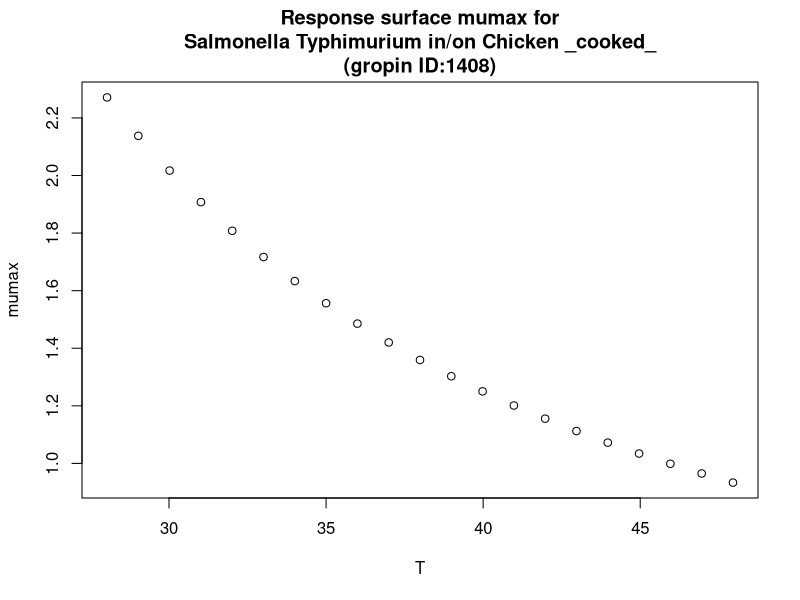

The R source for this figure:
#############################
# start of Parameter script
#############################
T <- seq(28.028,47.952047952048,length.out=21)
#############################
# end of Parameter script
#############################
############################# 
# start of Model script Gropin ID 1408 
#############################
 
# constant coefficients for this model
 
variables <- data.frame(T)
argumentsPar <- expand.grid(variables)
 
# heart of the model
response_surface <- function(T) {
   mumax <-(40.67/(T-5.251))^1.415

return(mumax=mumax)
} 

# output parameters
responseSurface <- cbind(argumentsPar,response_surface(argumentsPar['T']))
colnames(responseSurface) <- c(colnames(argumentsPar),'mumax')
#############################
# End of Model script
#############################
############################# 
# start of Visualisation script Gropin ID 1408 
#############################
plot(T,responseSurface$'mumax',xlab='T',
                          ylab='mumax',main='Response surface mumax for
Salmonella Typhimurium in/on Chicken _cooked_
(gropin ID:1408)')
#############################
# End of Visualisation script
#############################
